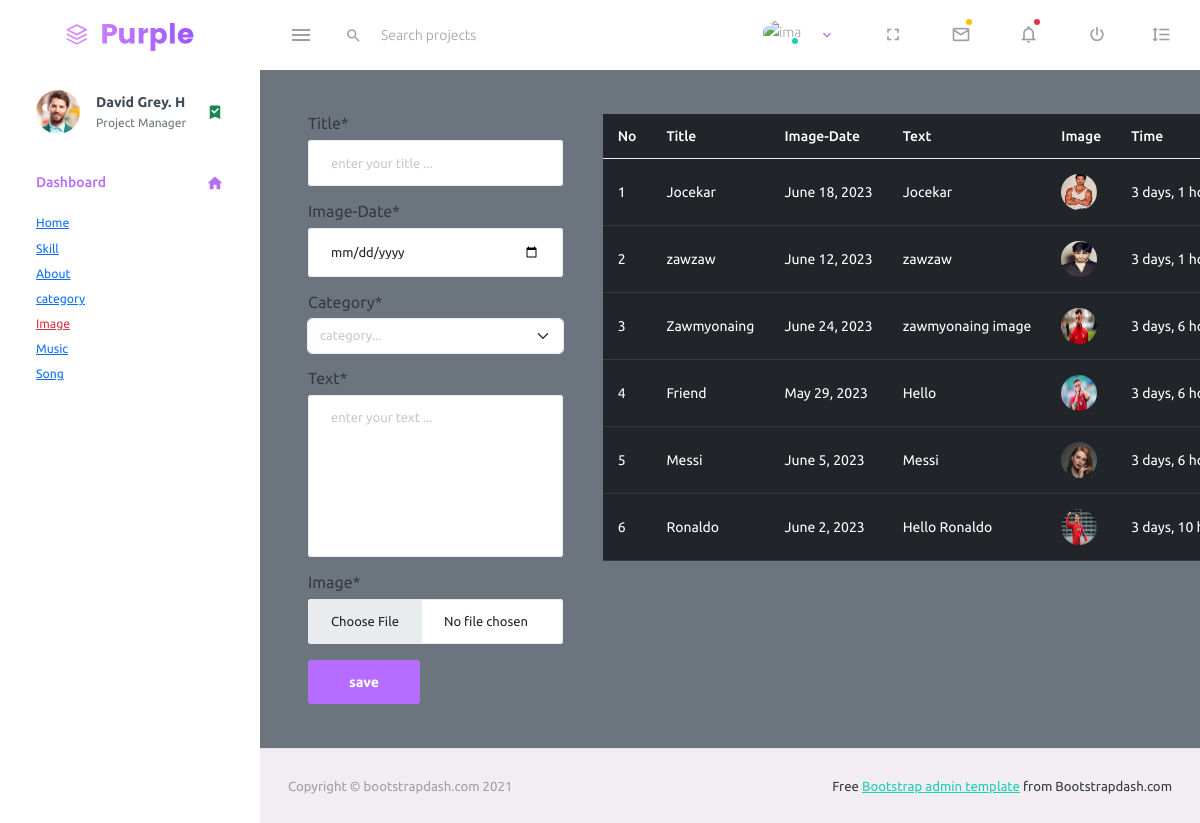
/backend/image/, run on the app's committed database.
### adminfolder/models.py (models this page shows, shortened)
class Category(models.Model):
     category = models.CharField(max_length=40, null=True)
     def __str__(self):
          return self.category

class Iamge(models.Model):
     title = models.CharField(max_length = 40, null=True)
     image_date = models.DateField(null=True)
     category =models.ForeignKey(Category, on_delete=models.CASCADE, null=True)
     text = models.TextField(null=True)
     image = models.ImageField(upload_to='backgroundimage', null=True)
     created = models.DateTimeField(auto_now_add=True, null=True)
     updated = models.DateTimeField(auto_now=True, null=True)
     class Meta:
          ordering = [ '-created', '-updated' ]

### adminfolder/views.py (the view, shortened to what this page needs)
# urls.py: path('image/', views.image, name='imagepage'),
def image(request):
     page = 'create'
     images = Iamge.objects.all()
     form = ImageForm()
     context = {
          'images':images,
          'form':form,
          'page':page
     }
     return render(request, 'layout/image.html', context)

### adminfolder/forms.py
class ImageForm(ModelForm):
     class Meta:
          model = Iamge
          fields = '__all__'
          labels = {
               'title':'Title',
               'image_date':'Image-Date',
               'category':'Category',
               'text':'Text',
               'image':'Image'
          }
          widgets = {
                'title':forms.TextInput(attrs=({'placeholder':'enter your title ...','class':'form-control'})),
                'image_date':forms.DateInput(attrs=({'type':'date','class':'form-control'})),
                'category':forms.Select(attrs=({'class':'form-control'})),
                'text':forms.Textarea(attrs=({'placeholder':'enter your text ...','class':'form-control'})),
                'image':forms.FileInput(attrs=({'class':'form-control'}))
          }
     def __init__(self,*args, **kwargs):
        super(ImageForm, self).__init__(*args, **kwargs)
        self.fields['category'].empty_label = 'category...'

### adminfolder/templates/layout/image.html (shortened to what this page needs)
{% extends 'folder/master.html' %}
{% load crispy_forms_tags %}
{% block content %}
<div class="container">
     <div class="row">
          <div class="col-lg-4">
               {% if page == 'create' %}
               <form action="" method="POST" enctype="multipart/form-data">
                    {{ form.title|as_crispy_field }}
                    {{ form.image_date|as_crispy_field }}
                    {{ form.category|as_crispy_field }}
                    {{ form.text|as_crispy_field }}
                    {{ form.image|as_crispy_field }}
                    <input type="submit" value="save" class="btn btn-primary btn-md">
               </form>
               {% endif %}
          </div>
          <div class="col-lg-8">
               <table class="table table-dark table-hover">
                    <thead>
                         <tr>
                              <th>No</th>
                              <th>Title</th>
                              <th>Image-Date</th>
                              <th>Text</th>
                              <th>Image</th>
                              <th>Time</th>
                         </tr>
                    </thead>
                    <tbody>
                         {% for image in images %}
                         <tr>
                              <td>{{ forloop.counter }}</td>
                              <td>{{ image.title }}</td>
                              <td>{{ image.image_date}}</td>
                              <td>{{image.text}}</td>
                              <td>
                                   <img src="{{image.image.url}}" alt="">
                              </td>
                              <td>{{image.created|timesince}}</td>
                         </tr>
                         {% endfor %}
                    </tbody>
               </table>
          </div>
     </div>
</div>
{% endblock content %}

### adminfolder/templates/folder/master.html (shortened to what this page needs)
{% load static %}
<!DOCTYPE html>
<html lang="en">
  <head>
    <link rel="stylesheet" href="{% static 'assets-1/bootstrap/css/bootstrap.min.css' %}">
    <link rel="stylesheet" href="{% static 'assets-1/assets/vendors/mdi/css/materialdesignicons.min.css' %}">
    <link rel="stylesheet" href="{% static 'assets-1/assets/vendors/css/vendor.bundle.base.css' %}">
    <link rel="stylesheet" href="{% static 'assets-1/assets/css/style.css' %}">
    <link rel="stylesheet" href="{% static 'assets-1/bootstrap-icons/bootstrap-icons.css' %}">
  </head>
  <body>
    <div class="container-scroller">
      <nav class="navbar default-layout-navbar col-lg-12 col-12 p-0 fixed-top d-flex flex-row">
        <div class="text-center navbar-brand-wrapper d-flex align-items-center justify-content-center">
          <a class="navbar-brand brand-logo" href="index.html"><img src="{% static 'assets-1/assets/images/logo.svg' %}" alt="logo" /></a>
        </div>
        <div class="navbar-menu-wrapper d-flex align-items-stretch">
          <button class="navbar-toggler navbar-toggler align-self-center" type="button" data-toggle="minimize">
            <span class="mdi mdi-menu"></span>
          </button>
          <div class="search-field d-none d-md-block">
            <form class="d-flex align-items-center h-100" action="#">
              <div class="input-group">
                <div class="input-group-prepend bg-transparent">
                  <i class="input-group-text border-0 mdi mdi-magnify"></i>
                </div>
                <input type="text" class="form-control bg-transparent border-0" placeholder="Search projects">
              </div>
            </form>
          </div>
          <ul class="navbar-nav navbar-nav-right">
            <li class="nav-item nav-profile dropdown">
              <a class="nav-link dropdown-toggle" id="profileDropdown" href="#" data-bs-toggle="dropdown" aria-expanded="false">
                <div class="nav-profile-img">
                  <img src="" alt="image">
                  <span class="availability-status online"></span>
                </div>
              </a>
            </li>
            <li class="nav-item d-none d-lg-block full-screen-link">
              <a class="nav-link">
                <i class="mdi mdi-fullscreen" id="fullscreen-button"></i>
              </a>
            </li>
            <li class="nav-item dropdown">
              <a class="nav-link count-indicator dropdown-toggle" id="messageDropdown" href="#" data-bs-toggle="dropdown" aria-expanded="false">
                <i class="mdi mdi-email-outline"></i>
                <span class="count-symbol bg-warning"></span>
              </a>
            </li>
            <li class="nav-item dropdown">
              <a class="nav-link count-indicator dropdown-toggle" id="notificationDropdown" href="#" data-bs-toggle="dropdown">
                <i class="mdi mdi-bell-outline"></i>
                <span class="count-symbol bg-danger"></span>
              </a>
            </li>
            <li class="nav-item nav-logout d-none d-lg-block">
              <a class="nav-link" href="#">
                <i class="mdi mdi-power"></i>
              </a>
            </li>
            <li class="nav-item nav-settings d-none d-lg-block">
              <a class="nav-link" href="#">
                <i class="mdi mdi-format-line-spacing"></i>
              </a>
            </li>
          </ul>
        </div>
      </nav>
      <div class="container-fluid page-body-wrapper">
        <nav class="sidebar sidebar-offcanvas" id="sidebar">
          <ul class="nav">
            <li class="nav-item nav-profile">
              <a href="#" class="nav-link">
                <div class="nav-profile-image">
                  <img src="{% static 'assets-1/assets/images/faces/face1.jpg' %}" alt="profile">
                </div>
                <div class="nav-profile-text d-flex flex-column">
                  <span class="font-weight-bold mb-2">David Grey. H</span>
                  <span class="text-secondary text-small">Project Manager</span>
                </div>
                <i class="mdi mdi-bookmark-check text-success nav-profile-badge"></i>
              </a>
            </li>
            <li class="nav-item">
              <a class="nav-link" href="index.html">
                <span class="menu-title">Dashboard</span>
                <i class="mdi mdi-home menu-icon"></i>
              </a>
            </li>
            <li class="nav-item">
              {% url 'homepage' as url %}
              <a class="{% if request.path == url %} text-danger {% endif %}" href="{% url 'homepage' %}">
                <span class="menu-title">
                  <small>Home</small>
                </span>
              </a>
            </li>
            <li class="nav-item">
              {% url 'skillpage' as url %}
              <a class="{% if request.path == url %} text-danger {% endif %}" href="{% url 'skillpage' %}">
                <span class="menu-title">
                  <small>Skill</small>
                </span>
              </a>
            </li>
            <li class="nav-item">
              {% url 'aboutpage' as url %}
              <a class="{% if request.path == url %} text-danger {% endif %}" href="{% url 'aboutpage' %}">
                <span class="menu-title">
                  <small>About</small>
                </span>
              </a>
            </li>
            <li class="nav-item">
              {% url 'categorypage' as url %}
              <a class="{% if request.path == url %} text-danger {% endif %}" href="{% url 'categorypage' %}">
                <span class="menu-title">
                  <small>category</small>
                </span>
              </a>
            </li>
            <li class="nav-item">
              {% url 'imagepage' as url %}
              <a class="{% if request.path == url %} text-danger {% endif %}" href="{% url 'imagepage' %}">
                <span class="menu-title">
                  <small>Image</small>
                </span>
              </a>
            </li>
            <li class="nav-item">
              {% url 'musicpage' as url %}
              <a class="{% if request.path == url %} text-danger {% endif %}" href="{% url 'musicpage' %}">
                <span class="menu-title">
                  <small>Music</small>
                </span>
              </a>
            </li>
            <li class="nav-item">
              {% url 'songpage' as url %}
              <a class="{% if request.path == url %} text-danger {% endif %}" href="{% url 'songpage' %}">
                <span class="menu-title">
                  <small>Song</small>
                </span>
              </a>
            </li>
          </ul>
        </nav>
        <div class="main-panel">
          <div class="content-wrapper bg-secondary">
              {% block content %}
              {% endblock content %}
          </div>
          <footer class="footer">
            <div class="container-fluid d-flex justify-content-between">
              <span class="text-muted d-block text-center text-sm-start d-sm-inline-block">Copyright © bootstrapdash.com 2021</span>
              <span class="float-none float-sm-end mt-1 mt-sm-0 text-end"> Free <a href="https://www.bootstrapdash.com/bootstrap-admin-template/" target="_blank">Bootstrap admin template</a> from Bootstrapdash.com</span>
            </div>
          </footer>
        </div>
      </div>
    </div>
  </body>
  </html>

### data on the page
Category: category "category..."
Iamge: title "Jocekar", image_date "June 18, 2023", text "Jocekar", image (picture), created "3 days, 1…"
Iamge: title "zawzaw", image_date "June 12, 2023", text "zawzaw", image (picture), created "3 days, 1…"
Iamge: title "Zawmyonaing", image_date "June 24, 2023", text "zawmyonaing image", image (picture), created "3 days, 6…"
Iamge: title "Friend", image_date "May 29, 2023", text "Hello", image (picture), created "3 days, 6…"
Iamge: title "Messi", image_date "June 5, 2023", text "Messi", image (picture), created "3 days, 6…"
Iamge: title "Ronaldo", image_date "June 2, 2023", text "Hello Ronaldo", image (picture), created "3 days, 10…"
